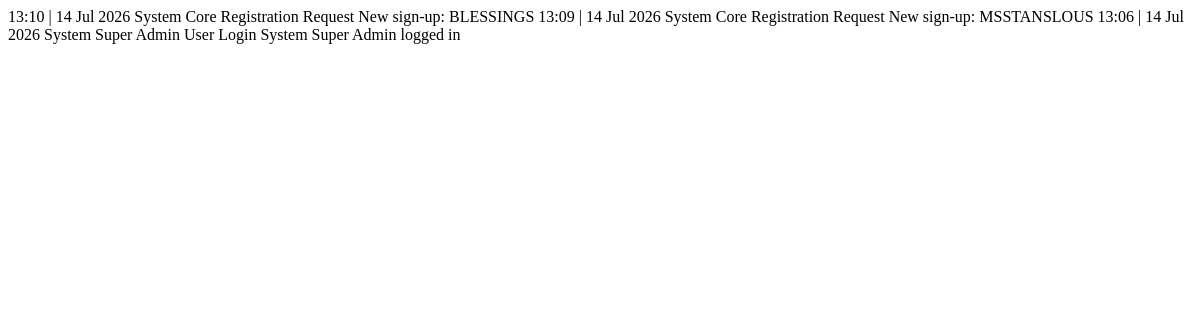
Page /admin/table/logs (signed in) on the earlier database version.
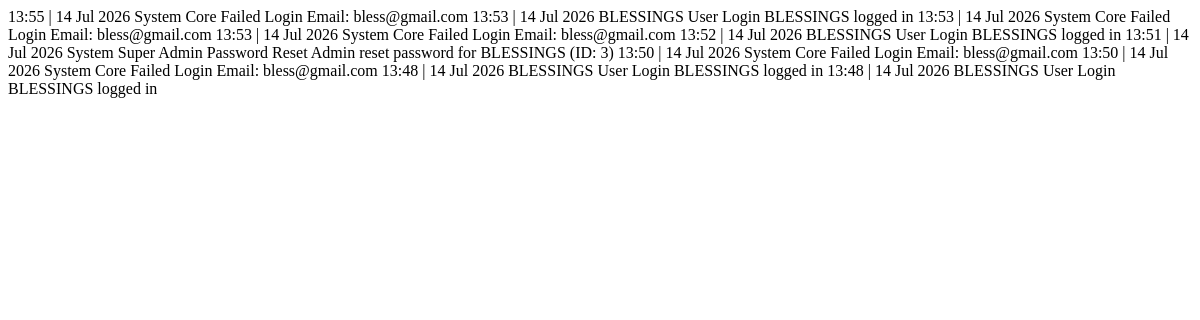
Same page on the later database version.
### app/models.py (models this page shows)
class Log(db.Model):
    id = db.Column(db.Integer, primary_key=True)
    user_id = db.Column(db.Integer, db.ForeignKey('user.id'), nullable=True)
    action = db.Column(db.String(100), nullable=False)
    details = db.Column(db.String(255), nullable=True)
    created_at = db.Column(db.DateTime, default=datetime.utcnow)
    user = db.relationship('User', backref='logs')

class User(db.Model, UserMixin):
    id = db.Column(db.Integer, primary_key=True)
    full_name = db.Column(db.String(100), nullable=False)
    email = db.Column(db.String(120), unique=True, nullable=False)
    password_hash = db.Column(db.String(128), nullable=False)
    campus = db.Column(db.String(50), nullable=False)
    student_id = db.Column(db.String(20), nullable=True)
    phone_number = db.Column(db.String(15), nullable=True)
    year = db.Column(db.Integer, default=1)
    semester = db.Column(db.Integer, default=1)
    program_id = db.Column(db.Integer, db.ForeignKey('program.id'), nullable=False)
    is_approved = db.Column(db.Boolean, default=False)
    is_class_rep = db.Column(db.Boolean, default=False)
    is_admin = db.Column(db.Boolean, default=False)
    created_at = db.Column(db.DateTime, default=datetime.utcnow)
    theme_preference = db.Column(db.String(20), default='light')  # 'light' or 'dark'
    language_preference = db.Column(db.String(10), default='en')  # 'en' for now
    last_activity = db.Column(db.DateTime, nullable=True, default=datetime.utcnow)
    is_active = db.Column(db.Boolean, default=True)  # soft delete flag

### app/core/routes.py (the view, shortened to what this page needs)
@core.route('/admin/table/logs')
@login_required
def admin_logs_table():
    if not current_user.is_admin:
        abort(403)
    page = request.args.get('page', 1, type=int)
    per_page = 10
    action_filter = request.args.get('action')
    user_search = request.args.get('user_search', '').strip()
    log_query = Log.query
    if action_filter:
        log_query = log_query.filter(Log.action == action_filter)
    paginated = paginate_query(log_query.order_by(Log.created_at.desc()), page, per_page)
    return render_template('core/admin/_logs_table_body.html',
                           logs=paginated['items'],
                           page=paginated['page'],
                           pages=paginated['pages'])

### app/__init__.py (called while the page is built)
@login_manager.user_loader
def load_user(user_id):
    return User.query.get(int(user_id))

### app/core/routes.py (called while the page is built)
def paginate_query(query, page=1, per_page=10):
    total = query.count()
    items = query.offset((page - 1) * per_page).limit(per_page).all()
    return {
        'items': items,
        'total': total,
        'page': page,
        'per_page': per_page,
        'pages': (total + per_page - 1) // per_page if total > 0 else 1
    }

### app/templates/core/admin/_logs_table_body.html (shortened to what this page needs)
{% for log in logs %}
<tr class="hover:bg-[#faf8f5] transition-colors border-b border-[#f0ebe3]">
    <td class="px-4 py-3 text-sm text-[#b5aaa0] font-mono whitespace-nowrap">
        {{ log.created_at.strftime('%H:%M | %d %b %Y') }}
    </td>
    <td class="px-4 py-3 text-sm font-bold text-[#5a5248] whitespace-nowrap">
        {{ log.user.full_name if log.user else 'System Core' }}
    </td>
    <td class="px-4 py-3 text-sm text-[#1a1a1a]">
        <span class="font-bold bg-[#f5f2ec] border border-[#ede8e0] px-2 py-0.5 rounded mr-1">{{ log.action }}</span>
        {{ log.details }}
    </td>
</tr>
{% endfor %}

Differences in the rows shown:
no longer on this page (row unchanged): Log: created_at "13:10 | 14 Jul 2026", user "System Core", action "Registration Request", details "New sign-up: BLESSINGS"
no longer on this page (row unchanged): Log: created_at "13:09 | 14 Jul 2026", user "System Core", action "Registration Request", details "New sign-up: MSSTANSLOUS"
no longer on this page (row unchanged): Log: created_at "13:06 | 14 Jul 2026", user "System Super Admin", action "User Login", details "System Super Admin logged in"
added Log: created_at "13:55 | 14 Jul 2026", user "System Core", action "Failed Login", details "Email: bless@gmail.com"
added Log: created_at "13:53 | 14 Jul 2026", user "BLESSINGS", action "User Login", details "BLESSINGS logged in"
added Log: created_at "13:53 | 14 Jul 2026", user "System Core", action "Failed Login", details "Email: bless@gmail.com"
added Log: created_at "13:53 | 14 Jul 2026", user "System Core", action "Failed Login", details "Email: bless@gmail.com"
added Log: created_at "13:52 | 14 Jul 2026", user "BLESSINGS", action "User Login", details "BLESSINGS logged in"
added Log: created_at "13:51 | 14 Jul 2026", user "System Super Admin", action "Password Reset", details "Admin reset password for BLESSINGS (ID: 3)"
added Log: created_at "13:50 | 14 Jul 2026", user "System Core", action "Failed Login", details "Email: bless@gmail.com"
added Log: created_at "13:50 | 14 Jul 2026", user "System Core", action "Failed Login", details "Email: bless@gmail.com"
added Log: created_at "13:48 | 14 Jul 2026", user "BLESSINGS", action "User Login", details "BLESSINGS logged in"
added Log: created_at "13:48 | 14 Jul 2026", user "BLESSINGS", action "User Login", details "BLESSINGS logged in"
